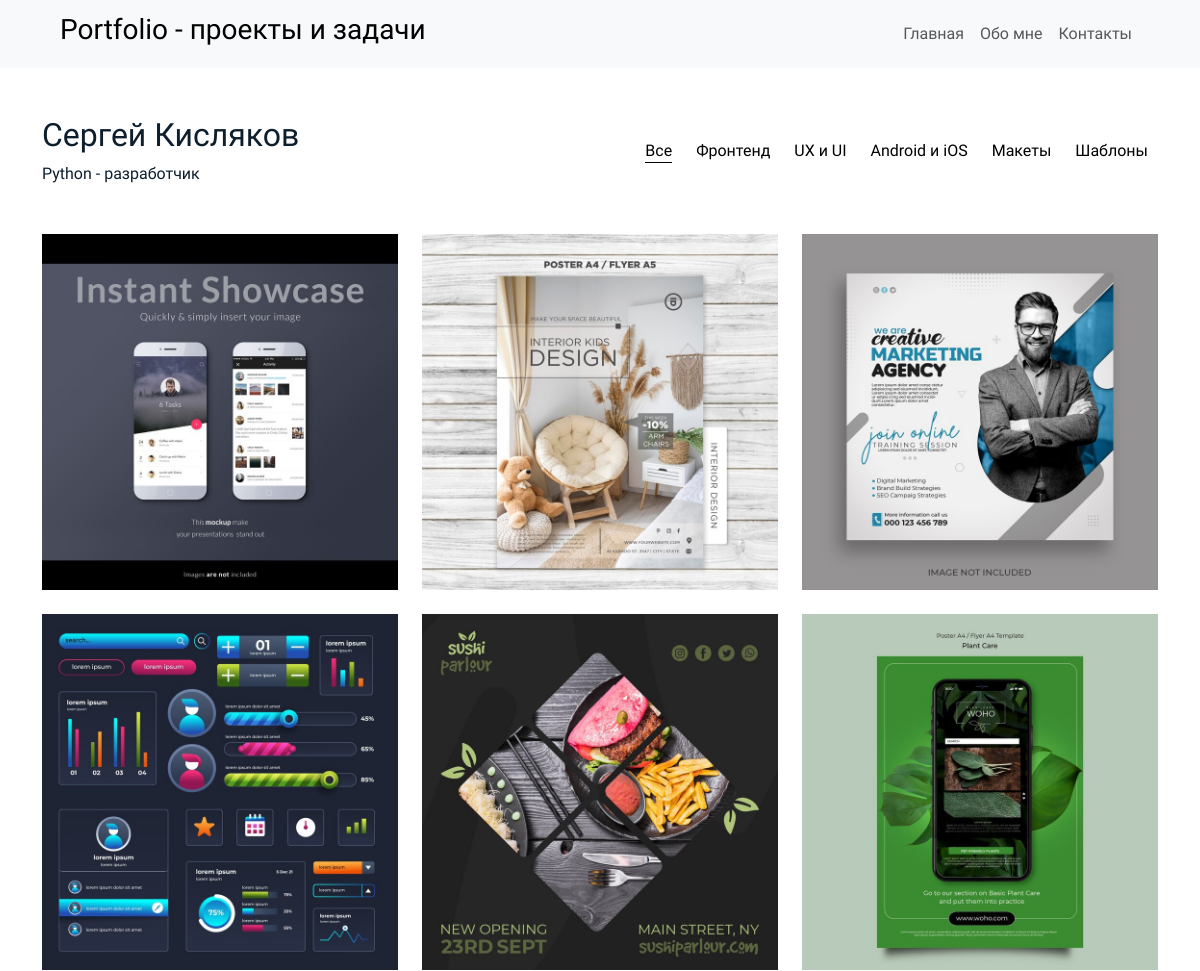
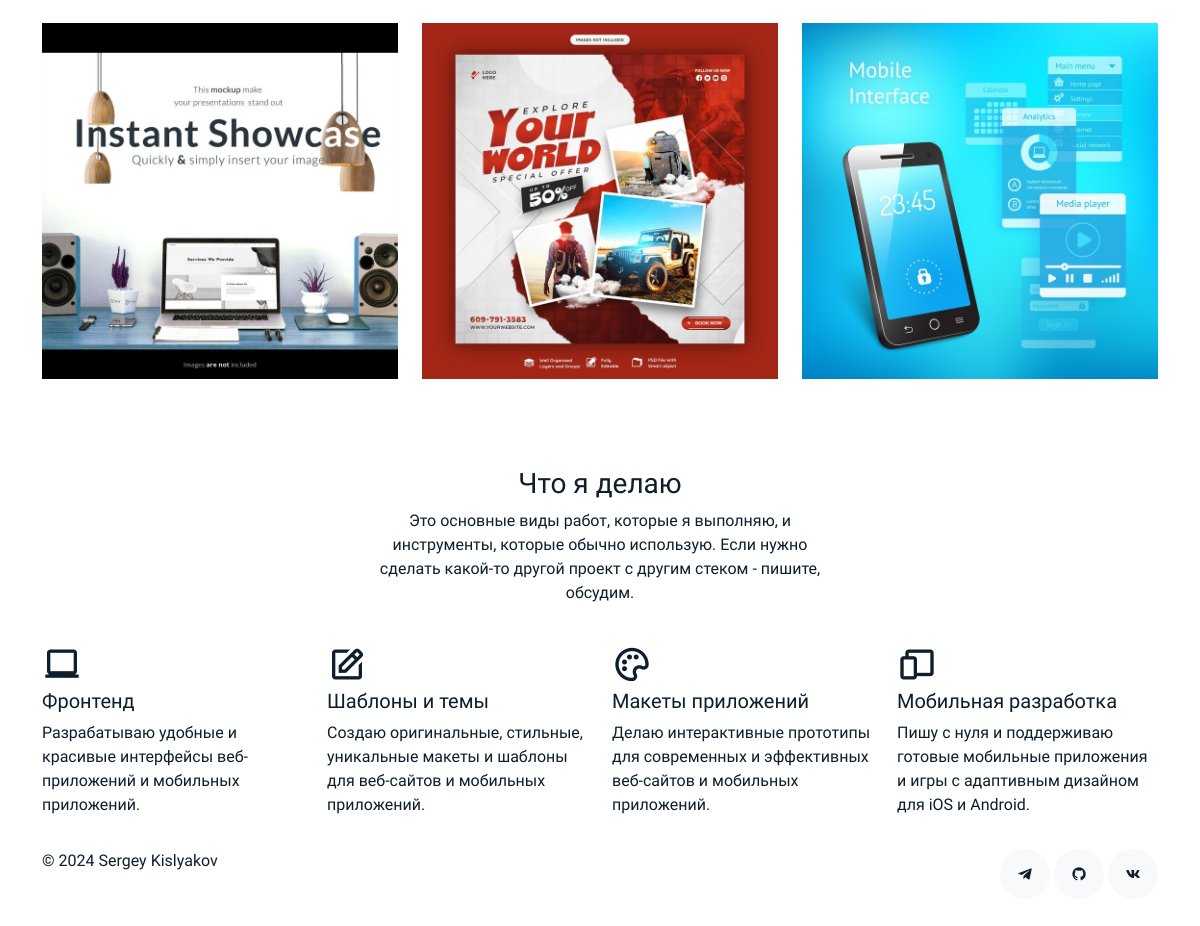
The page / on the database its author committed (2 pictures, top to bottom).
### portfolio/models.py (models this page shows, shortened)
class Category(models.Model):
    engname = models.CharField(max_length=25)
    rusname = models.CharField(max_length=25)
    class Meta:
        ordering = ['id']
        verbose_name = 'Категория'
        verbose_name_plural = 'Категории'
    def __str__(self):
        return self.rusname

class Work(models.Model):
    title = models.CharField(max_length=150)
    slug = models.SlugField(max_length=150, unique=True)
    category = models.ForeignKey(Category, on_delete=models.CASCADE, related_name='works')
    image = models.ImageField(upload_to='works')
    description = models.TextField()
    stack = models.TextField()
    link = models.URLField(max_length=200)
    class Meta:
        ordering = ['-id']
        verbose_name = 'Работа'
        verbose_name_plural = 'Работы'

class Service(models.Model):
    name = models.CharField(max_length=25)
    icon = models.CharField(max_length=50)
    description = models.CharField(max_length=200)
    class Meta:
        ordering = ['id']
        verbose_name = 'Сервис'
        verbose_name_plural = 'Виды сервиса'

### portfolio/views.py (the view)
# urls.py: path('', index, name='index'),
def index(request):
    categories = Category.objects.all()
    works = Work.objects.all()
    services = Service.objects.all()
    testimonies = Testimony.objects.all()
    context = {
        'categories': categories,
        'works': works,
        'services': services,
        'testimonies': testimonies,
    }
    return render(request, "index.html", context)

### templates/index.html (shortened to what this page needs)
{% extends 'base.html' %}
{% block content %}
    <section class="section site-portfolio">
        <div class="container">
            <div class="row mb-5 align-items-center">
                <div class="col-md-12 col-lg-6 mb-4 mb-lg-0" data-aos="fade-up">
                    <h2>Сергей Кисляков</h2>
                    <p class="mb-0">Python - разработчик</p>
                </div>
                <div class="col-md-12 col-lg-6 text-start text-lg-end" data-aos="fade-up" data-aos-delay="100">
                    <div id="filters" class="filters">
                        <a href="#" data-filter="*" class="active">Все</a>
                        {% for category in categories %}
                            <a href="#" data-filter=".{{ category.engname }}">{{ category.rusname }}</a>
                        {% endfor %}
                    </div>
                </div>
            </div>
            <div id="portfolio-grid" class="row no-gutter" data-aos-delay="200">
                {% for work in works %}
                    <div class="item {{ work.category.engname }} col-sm-6 col-md-4 col-lg-4 mb-4">
                        <a href="{% url 'work_detail' slug=work.slug %}" class="item-wrap fancybox">
                            <img class="img-fluid" src="{{ work.image.url }}">
                        </a>
                    </div>
                {% endfor %}
            </div>
        </div>
    </section>
    <section class="section services">
        <div class="container">
            <div class="row justify-content-center text-center mb-4">
                <div class="col-5">
                    <h3 class="h3 heading">Что я делаю</h3>
                    <p>Это основные виды работ, которые я выполняю, и инструменты, которые обычно использую. Если нужно сделать какой-то другой проект с другим стеком - пишите, обсудим.</p>
                </div>
            </div>
            <div class="row">
                {% for service in services %}
                    <div class="col-12 col-sm-6 col-md-6 col-lg-3">
                        <i class='{{ service.icon }}'></i>
                        <h5 class="mb-2">{{ service.name }}</h5>
                        <p>{{ service.description }}</p>
                    </div>
                {% endfor %}
            </div>
        </div>
    </section>
{% endblock content %}

### static/css/style.css (style rules this page uses)
body { font-family: 'Montserrat Alternates', sans-serif; font-weight: 400; color: #0d1e2d; }
.h3 { font-size: 20px; }
.heading { font-size: 28px; }
a { color: #777; text-decoration: none; }
.section { padding-top: 3rem; padding-bottom: 1rem; }
.item { border: none; margin-bottom: 30px; }
.item .item-wrap { display: block; position: relative; overflow: hidden; }
.item .item-wrap:after { z-index: 2; position: absolute; content: ""; top: 0; left: 0; right: 0; bottom: 0; background: rgba(0, 0, 0, 0.4); visibility: hidden; opacity: 0; transition: 0.3s all ease-in-out; }
.item .item-wrap img { transition: 0.3s transform ease; transform: scale(1); }
.filters a { text-decoration: none; color: #000; display: inline-block; padding-left: 10px; padding-right: 10px; position: relative; }
.filters a.active { color: #000; }
.filters a.active:before { content: ""; position: absolute; left: 10px; right: 10px; bottom: 0; height: 1px; background-color: #000; }
.services i { font-size: 40px; }

### rows shown on the page
Category: rusname "Фронтенд"
Category: rusname "UX и UI"
Category: rusname "Android и iOS"
Category: rusname "Макеты"
Category: rusname "Шаблоны"
Work: image (picture)
Work: image (picture)
Work: image (picture)
Work: image (picture)
Work: image (picture)
Work: image (picture)
Work: image (picture)
Work: image (picture)
Work: image (picture)
Service: name "Фронтенд", description "Разрабатываю удобные и красивые интерфейсы веб-приложений и мобильных приложений."
Service: name "Шаблоны и темы", description "Создаю оригинальные, стильные, уникальные макеты и шаблоны для веб-сайтов и мобильных приложений."
Service: name "Макеты приложений", description "Делаю интерактивные прототипы для современных и эффективных веб-сайтов и мобильных приложений."
Service: name "Мобильная разработка", description "Пишу с нуля и поддерживаю готовые мобильные приложения и игры с адаптивным дизайном для iOS и Android."
